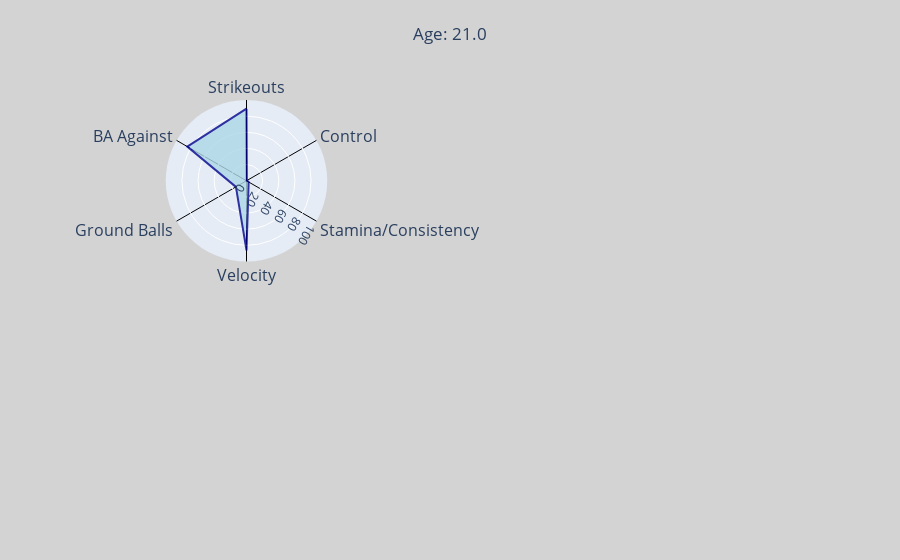
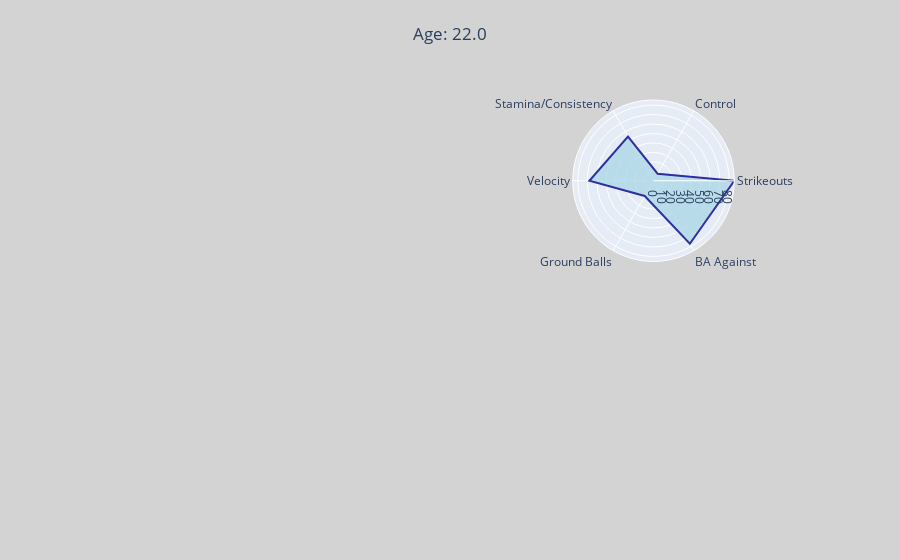
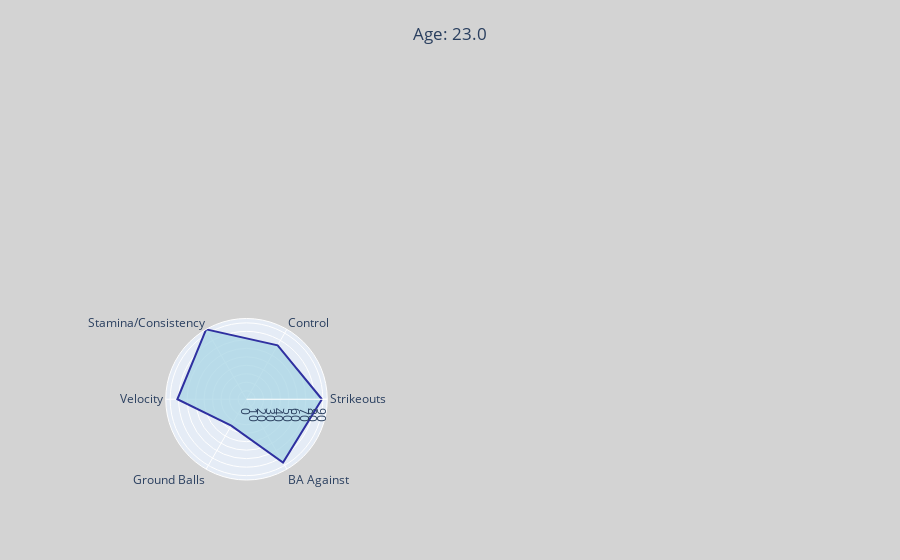
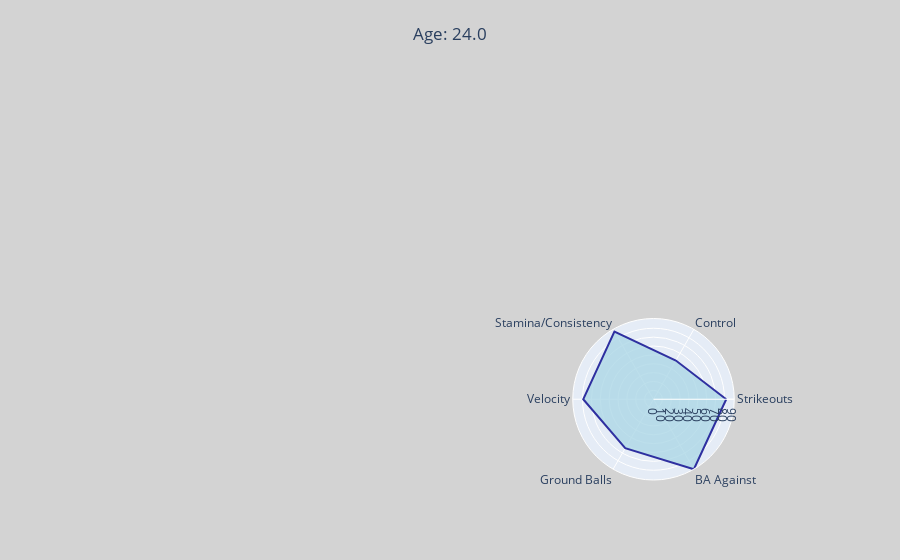

Notebook cell for these charts, in order:
### Code cell
for count, i in enumerate(range(4)):
    fig = make_subplots(rows=2, cols=2, specs=[[{'type': 'polar'}]*2]*2)
    if count < 2:
        fig.add_trace(go.Scatterpolar(r = plotdf.iloc[:,i], theta = plotdf.index, mode = 'lines', 
                                  line_width = 2, line_color = 'darkblue', opacity = 0.8), row=1, col = count+1)
    else:
        fig.add_trace(go.Scatterpolar(r = plotdf.iloc[:,i], theta = plotdf.index, mode = 'lines', 
                                  line_width = 2, line_color = 'darkblue', opacity = 0.8), row=2, col = count-1)
    fig.update_traces(fill='toself', fillcolor = 'lightblue')
    fig.update_layout(title=dict(text = f'Age: {plotdf.columns[i]}', x = 0.5, y = 0.95),
                      # Remove default circular background
                      polar = dict(#bgcolor = 'rgba(0,0,0,0)',
                                   # Set 'scale' to be at -30 degrees, lines up with a vertex
                                   radialaxis_angle = -30,
                                            radialaxis_tickfont_size = 12,
                                            angularaxis_tickfont_size = 16,
                                            angularaxis = dict(direction = 'clockwise', period = 6, gridcolor = 'black', linecolor = 'rgba(0,0,0,0)'),
                                           radialaxis = dict(showgrid = True, showline = False, showticklabels = True, 
                                                             range = (0,100), layer = "above traces")),
                     paper_bgcolor = 'lightgrey')
    fig.show()

### Figure 1 — Plotly figure (JSON) as saved in the notebook; plotly's stock layout.template omitted (floating-point values rounded to 4 significant figures)
{"data": [{"fill": "toself", "fillcolor": "lightblue", "line": {"color": "darkblue", "width": 2}, "mode": "lines", "opacity": 0.8, "r": [89.31, 0.4673, 3.096, 86.21, 15.13, 84.7, 89.31], "subplot": "polar", "theta": ["Strikeouts", "Control", "Stamina/Consistency", "Velocity", "Ground Balls", "BA Against", "Strikeouts"], "type": "scatterpolar"}], "layout": {"paper_bgcolor": "lightgrey", "polar": {"angularaxis": {"direction": "clockwise", "gridcolor": "black", "linecolor": "rgba(0,0,0,0)", "period": 6, "tickfont": {"size": 16}}, "domain": {"x": [0, 0.45], "y": [0.575, 1]}, "radialaxis": {"angle": -30, "layer": "above traces", "range": [0, 100], "showgrid": true, "showline": false, "showticklabels": true, "tickfont": {"size": 12}}}, "polar2": {"domain": {"x": [0.55, 1], "y": [0.575, 1]}}, "polar3": {"domain": {"x": [0, 0.45], "y": [0, 0.425]}}, "polar4": {"domain": {"x": [0.55, 1], "y": [0, 0.425]}}, "title": {"text": "Age: 21.0", "x": 0.5, "y": 0.95}}}

### Figure 2 — Plotly figure (JSON) as saved in the notebook; plotly's stock layout.template omitted (floating-point values rounded to 4 significant figures)
{"data": [{"fill": "toself", "fillcolor": "lightblue", "line": {"color": "darkblue", "width": 2}, "mode": "lines", "opacity": 0.8, "r": [85.4, 8.645, 53.97, 67.82, 18.63, 76.93, 85.4], "subplot": "polar2", "theta": ["Strikeouts", "Control", "Stamina/Consistency", "Velocity", "Ground Balls", "BA Against", "Strikeouts"], "type": "scatterpolar"}], "layout": {"paper_bgcolor": "lightgrey", "polar": {"angularaxis": {"direction": "clockwise", "gridcolor": "black", "linecolor": "rgba(0,0,0,0)", "period": 6, "tickfont": {"size": 16}}, "domain": {"x": [0, 0.45], "y": [0.575, 1]}, "radialaxis": {"angle": -30, "layer": "above traces", "range": [0, 100], "showgrid": true, "showline": false, "showticklabels": true, "tickfont": {"size": 12}}}, "polar2": {"domain": {"x": [0.55, 1], "y": [0.575, 1]}}, "polar3": {"domain": {"x": [0, 0.45], "y": [0, 0.425]}}, "polar4": {"domain": {"x": [0.55, 1], "y": [0, 0.425]}}, "title": {"text": "Age: 22.0", "x": 0.5, "y": 0.95}}}

### Figure 3 — Plotly figure (JSON) as saved in the notebook; plotly's stock layout.template omitted (floating-point values rounded to 4 significant figures)
{"data": [{"fill": "toself", "fillcolor": "lightblue", "line": {"color": "darkblue", "width": 2}, "mode": "lines", "opacity": 0.8, "r": [88.84, 73.36, 95.15, 81.48, 35.98, 86.1, 88.84], "subplot": "polar3", "theta": ["Strikeouts", "Control", "Stamina/Consistency", "Velocity", "Ground Balls", "BA Against", "Strikeouts"], "type": "scatterpolar"}], "layout": {"paper_bgcolor": "lightgrey", "polar": {"angularaxis": {"direction": "clockwise", "gridcolor": "black", "linecolor": "rgba(0,0,0,0)", "period": 6, "tickfont": {"size": 16}}, "domain": {"x": [0, 0.45], "y": [0.575, 1]}, "radialaxis": {"angle": -30, "layer": "above traces", "range": [0, 100], "showgrid": true, "showline": false, "showticklabels": true, "tickfont": {"size": 12}}}, "polar2": {"domain": {"x": [0.55, 1], "y": [0.575, 1]}}, "polar3": {"domain": {"x": [0, 0.45], "y": [0, 0.425]}}, "polar4": {"domain": {"x": [0.55, 1], "y": [0, 0.425]}}, "title": {"text": "Age: 23.0", "x": 0.5, "y": 0.95}}}

### Figure 4 — Plotly figure (JSON) as saved in the notebook; plotly's stock layout.template omitted (floating-point values rounded to 4 significant figures)
{"data": [{"fill": "toself", "fillcolor": "lightblue", "line": {"color": "darkblue", "width": 2}, "mode": "lines", "opacity": 0.8, "r": [81.95, 50.41, 88.08, 79.21, 63.73, 91.0, 81.95], "subplot": "polar4", "theta": ["Strikeouts", "Control", "Stamina/Consistency", "Velocity", "Ground Balls", "BA Against", "Strikeouts"], "type": "scatterpolar"}], "layout": {"paper_bgcolor": "lightgrey", "polar": {"angularaxis": {"direction": "clockwise", "gridcolor": "black", "linecolor": "rgba(0,0,0,0)", "period": 6, "tickfont": {"size": 16}}, "domain": {"x": [0, 0.45], "y": [0.575, 1]}, "radialaxis": {"angle": -30, "layer": "above traces", "range": [0, 100], "showgrid": true, "showline": false, "showticklabels": true, "tickfont": {"size": 12}}}, "polar2": {"domain": {"x": [0.55, 1], "y": [0.575, 1]}}, "polar3": {"domain": {"x": [0, 0.45], "y": [0, 0.425]}}, "polar4": {"domain": {"x": [0.55, 1], "y": [0, 0.425]}}, "title": {"text": "Age: 24.0", "x": 0.5, "y": 0.95}}}
